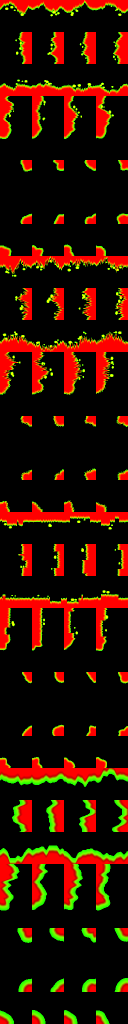
#> input picture assets/floor/fringe_mask.webp, 256 x 2048 px, given in place of undergrowth.webp, which was not available (shown at 1/2 size)
$ python f3_art.py
#> lines starting #> are read from the running program, lines starting #| are printed output that depends on the picture; after the words box and inside, x2 and y2 are one past the last pixel; in counts of white or black regions, pixels touching at a corner belong together
#!/usr/bin/env python3
"""3층 재질 그림(assets/floor/f3): 1 · 2층 손그림 재질을 지역 빛깔로 다시 칠한다(색상 · 채도 · 밝기만 — 붓결 · 모양은 그대로).
지역을 이름 없이도 알아보게(사용자 명세 — 갈대 = 마른 짚빛, 마녀의 숲 = 잿보랏빛, 황혼 = 붉은 노을빛 …).
  python3 tools/f3_art.py   (그 뒤 godot --headless --path . --import)
[창작]"""
import colorsys
import os

import numpy as np
from PIL import Image

ROOT = os.path.dirname(os.path.dirname(os.path.abspath(__file__)))
SRC = os.path.join(ROOT, "assets", "floor")
OUT = os.path.join(SRC, "f3")

# 새 그림: (원본, 색상 목표(0~1, None = 그대로), 색상을 얼마나 그쪽으로(0~1), 채도 배율, 밝기 배율)
JOBS = {
    "reeds": ("f2g/undergrowth", 0.12, 0.85, 0.85, 1.25),      # 가시갈대 숲 — 마른 짚빛
    "reedground": ("f2g/clearing", 0.13, 0.8, 0.7, 1.1),       # 갈대 사이 땅
    "thorns": ("f2d/bank", 0.78, 0.55, 1.6, 0.85),             # 마녀의 숲 둔덕 — 잿보랏빛 흙
    "witchearth": ("f2d/graveearth", 0.76, 0.5, 1.5, 0.95),     # 마녀의 숲 바닥
    "duskearth": ("f2d/dryearth", 0.03, 0.7, 1.7, 1.08),       # 황혼의 비탈 — 노을빛 바위 땅
    "steelrock": ("f2d/dryearth", 0.6, 0.4, 0.8, 1.12),        # 강철바위 — 푸른 잿빛
    "marshfloor": ("f2g/forestfloor", 0.25, 0.4, 1.15, 1.05),  # 녹빛꼬리 습지 — 밝은 녹빛
    "reeds_floor": ("f2g/forestfloor", 0.12, 0.9, 0.8, 1.35),  # 성긴 갈대(헤치고 지나가는 땅 — 짚 · 줄기)
    "witchroot": ("f2g/forestfloor", 0.74, 0.5, 0.55, 0.7),     # 마녀의 숲 엉킨 뿌리
    "steelgrass": ("f2g/clearing", 0.28, 0.3, 0.9, 1.05),      # 언덕 풀밭
}


def recolor(img, hue, pull, sat, val):
    a = np.asarray(img.convert("RGBA")).astype(np.float32) / 255.0
    rgb, alpha = a[..., :3], a[..., 3:]
    hsv = np.zeros_like(rgb)
    flat = rgb.reshape(-1, 3)
    out = np.array([colorsys.rgb_to_hsv(*p) for p in flat]).reshape(rgb.shape)
    h, s, v = out[..., 0], out[..., 1], out[..., 2]
    if hue is not None:
        d = ((hue - h + 0.5) % 1.0) - 0.5
        h = (h + d * pull) % 1.0
    s = np.clip(s * sat, 0, 1)
    v = np.clip(v * val, 0, 1)
    back = np.array([colorsys.hsv_to_rgb(*p) for p in np.stack([h, s, v], -1).reshape(-1, 3)]).reshape(rgb.shape)
    res = np.concatenate([back, alpha], -1)
    return Image.fromarray((res * 255).round().astype(np.uint8), "RGBA")


def main():
    os.makedirs(OUT, exist_ok=True)
    for name, (src, hue, pull, sat, val) in JOBS.items():
        im = Image.open(os.path.join(SRC, src + ".webp"))
#> im is the input picture: PIL image 256x2048 RGB; mean R, G, B 47.7, 17.4, 0
        mode = im.mode
#> mode = 'RGB'
        res = recolor(im, hue, pull, sat, val)
#> in recolor, `rgb, alpha = a[..., :3], a[..., 3:]`: alpha: shape (2048, 256, 1) float32; every value is 1
#> in recolor, `out = np.array([colorsys.rgb_to_hsv(*p) for p in flat]).reshape(rgb.sh..`: out: shape (2048, 256, 3) float64; mean of channels 0, 1, 2 0.0174, 0.23, 0.219
#> in recolor, `h, s, v = out[..., 0], out[..., 1], out[..., 2]`:
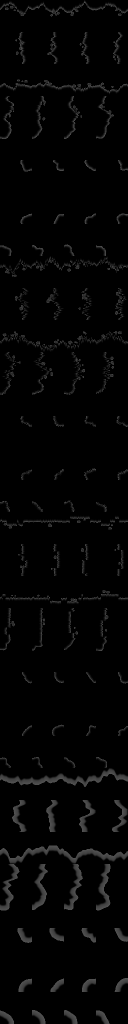
#> h: shape (2048, 256) float64 (shown at 1/2 size); min 0, max 0.325, mean 0.0174
#> in recolor, `h, s, v = out[..., 0], out[..., 1], out[..., 2]`:
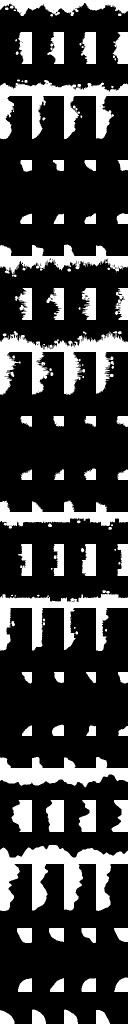
#> s: shape (2048, 256) float64 (shown at 1/2 size); values 0 (black) and 1 (white), 23% white; 118 white regions (30 under 20 px), largest, box (x1, y1, x2, y2) and area: (0, 1690, 256, 1822) 16220, (0, 662, 256, 790) 13750, (0, 160, 256, 279) 12062
#> in recolor, `h, s, v = out[..., 0], out[..., 1], out[..., 2]`:
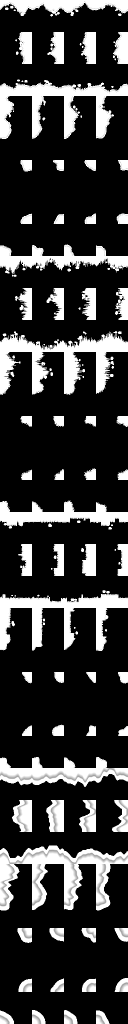
#> v: shape (2048, 256) float64 (shown at 1/2 size); min 0, max 1, mean 0.219
#> in recolor, `d = ((hue - h + 0.5) % 1.0) - 0.5`:
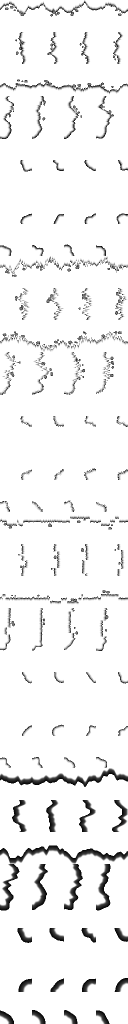
#> d: shape (2048, 256) float64 (shown at 1/2 size); min -0.205, max 0.12, mean 0.103; drawn with min black and max white
#> in recolor, `h = (h + d * pull) % 1.0`:
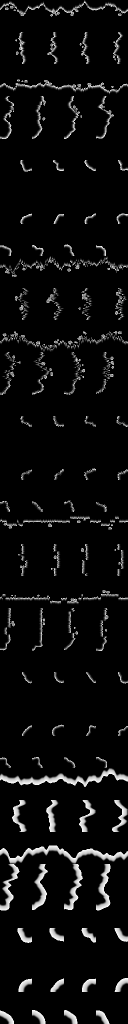
#> h: shape (2048, 256) float64 (shown at 1/2 size); min 0.102, max 0.151, mean 0.105; drawn with min black and max white
#> in recolor, `back = np.array([colorsys.hsv_to_rgb(*p) for p in np.stack([h, s, v], ..`:
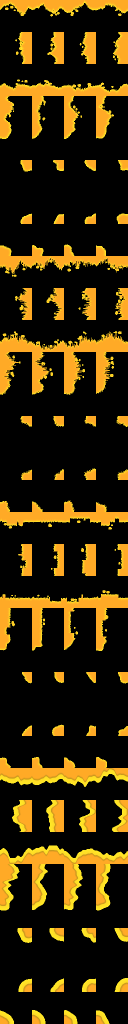
#> back: shape (2048, 256, 3) float64 (shown at 1/2 size); mean R, G, B 0.224, 0.163, 0.0336
        if mode == "RGB":
            res = res.convert("RGB")
#> res: PIL image 256x2048 RGB
        path = os.path.join(OUT, name + ".webp")
        res.save(path, lossless=True, quality=100)
        print("그림:", os.path.relpath(path, ROOT))


if __name__ == "__main__":
#> (the run stopped early here; a loop or call above may not have finished)
